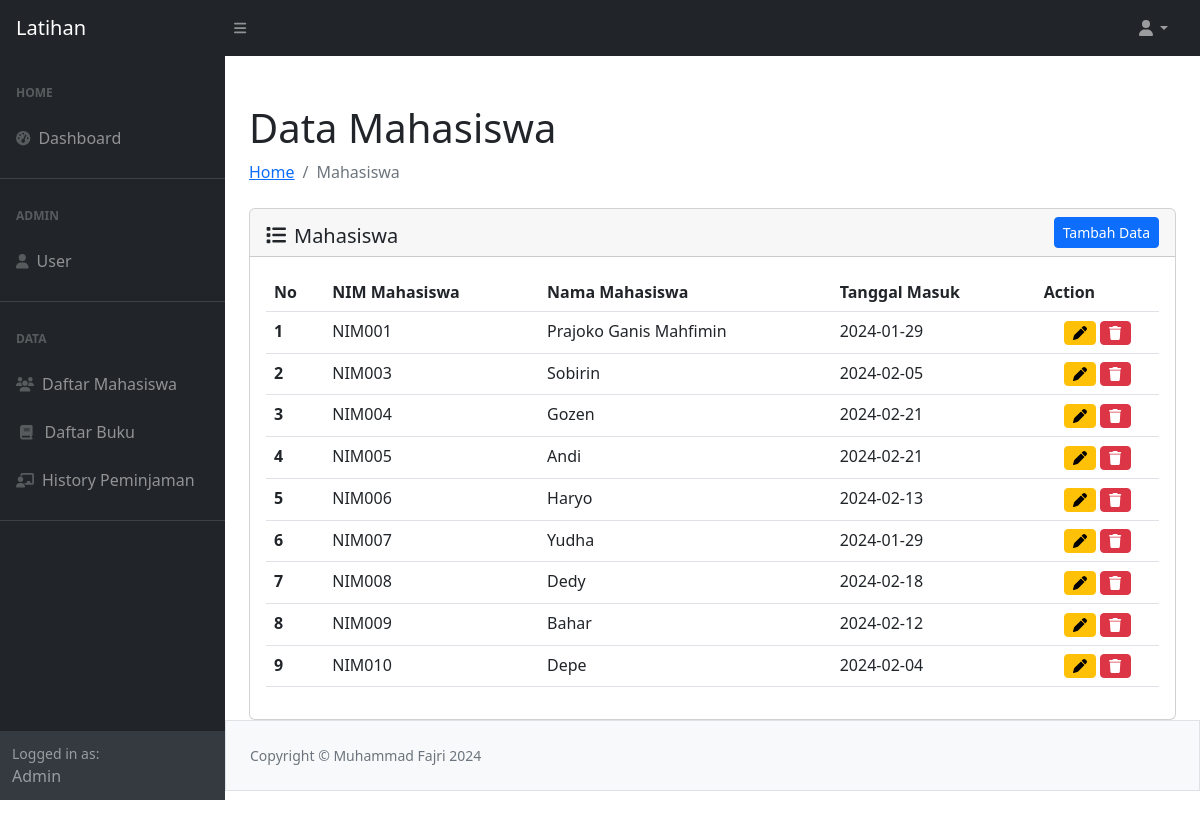
The app's page /latihan/mhsiswa/mhsiswa.php with its own data.
### tables this page shows
CREATE TABLE `mastermahasiswa` (
  `NimMhs` varchar(20) NOT NULL,
  `NamaMhs` varchar(50) NOT NULL,
  `TanggalMasuk` date NOT NULL
);

### latihan/koneksi.php (called while the page is built, shortened)
<?php
$main_url = "http://localhost/latihan/";
?>

### latihan/mhsiswa/mhsiswa.php (the view, shortened to what this page needs)
<?php
require_once "../koneksi.php";
require_once "../template/header.php";
require_once "../template/navbar.php";
require_once "../template/sidebar.php";
?>
<div id="layoutSidenav_content">
    <main>
        <div class="container-fluid px-4">
            <h1 class="mt-4">Data Mahasiswa</h1>
            <ol class="breadcrumb mb-4">
                <li class="breadcrumb-item"><a href="../index.php"> Home </a></li>
                <li class="breadcrumb-item active">Mahasiswa</li>
            </ol>
            <div class="card">
                <div class="card-header">
                    <span class="h5 my-2"><i class="fa-solid fa-list me-2 mt-2"></i>Mahasiswa</span>
                    <a href="<?= $main_url ?>mhsiswa/add-mhsiswa.php" class="btn btn-sm btn-primary float-end">Tambah Data</a>
                </div>
                <div class="card-body" >
                    <table class="table table-hover" id="datatablesSimple">
                        <thead>
                            <tr>
                                <th scope="col">No</th>
                                <th scope="col">NIM Mahasiswa</th>
                                <th scope="col">Nama Mahasiswa</th>
                                <th scope="col">Tanggal Masuk</th>
                                <th scope="col">Action</th>
                            </tr>
                        </thead>
                        <tbody>
                            <?php
                            $no = 1;
                            $querySiswa = mysqli_query($koneksi, "SELECT * FROM mastermahasiswa");
                            while ($data = mysqli_fetch_array($querySiswa)) { ?>
                                <tr>
                                    <th scope="row"><?= $no++ ?></th>
                                    <td><?= $data['NimMhs'] ?></td>
                                    <td><?= $data['NamaMhs'] ?></td>
                                    <td><?= $data['TanggalMasuk'] ?></td>
                                    <td align="center">
                                        <a href="edit-mhs.php?NimMhs=<?= $data['NimMhs']?>" class="btn btn-sm btn-warning"><i class="fa-solid fa-pen" title="Update Data"></i> </a>
                                        <a href="hapus-mhs.php?NimMhs=<?= $data['NimMhs']?>" class="btn btn-sm btn-danger" title="Hapus Data" onclick = "return confirm('Anda yakin ingin menghapus data ini?')"><i class="fa-solid fa-trash" ></i> </a>
                                    </td>
                                </tr>
                            <?php } ?>
                        </tbody>
                    </table>
                </div>
            </div>
        </div>
        <?php
        require_once "../template/footer.php";
        ?>

### records on screen
mastermahasiswa: NimMhs "NIM001", NamaMhs "Prajoko Ganis Mahfimin", TanggalMasuk "2024-01-29"
mastermahasiswa: NimMhs "NIM003", NamaMhs "Sobirin", TanggalMasuk "2024-02-05"
mastermahasiswa: NimMhs "NIM004", NamaMhs "Gozen", TanggalMasuk "2024-02-21"
mastermahasiswa: NimMhs "NIM005", NamaMhs "Andi", TanggalMasuk "2024-02-21"
mastermahasiswa: NimMhs "NIM006", NamaMhs "Haryo", TanggalMasuk "2024-02-13"
mastermahasiswa: NimMhs "NIM007", NamaMhs "Yudha", TanggalMasuk "2024-01-29"
mastermahasiswa: NimMhs "NIM008", NamaMhs "Dedy", TanggalMasuk "2024-02-18"
mastermahasiswa: NimMhs "NIM009", NamaMhs "Bahar", TanggalMasuk "2024-02-12"
mastermahasiswa: NimMhs "NIM010", NamaMhs "Depe", TanggalMasuk "2024-02-04"
